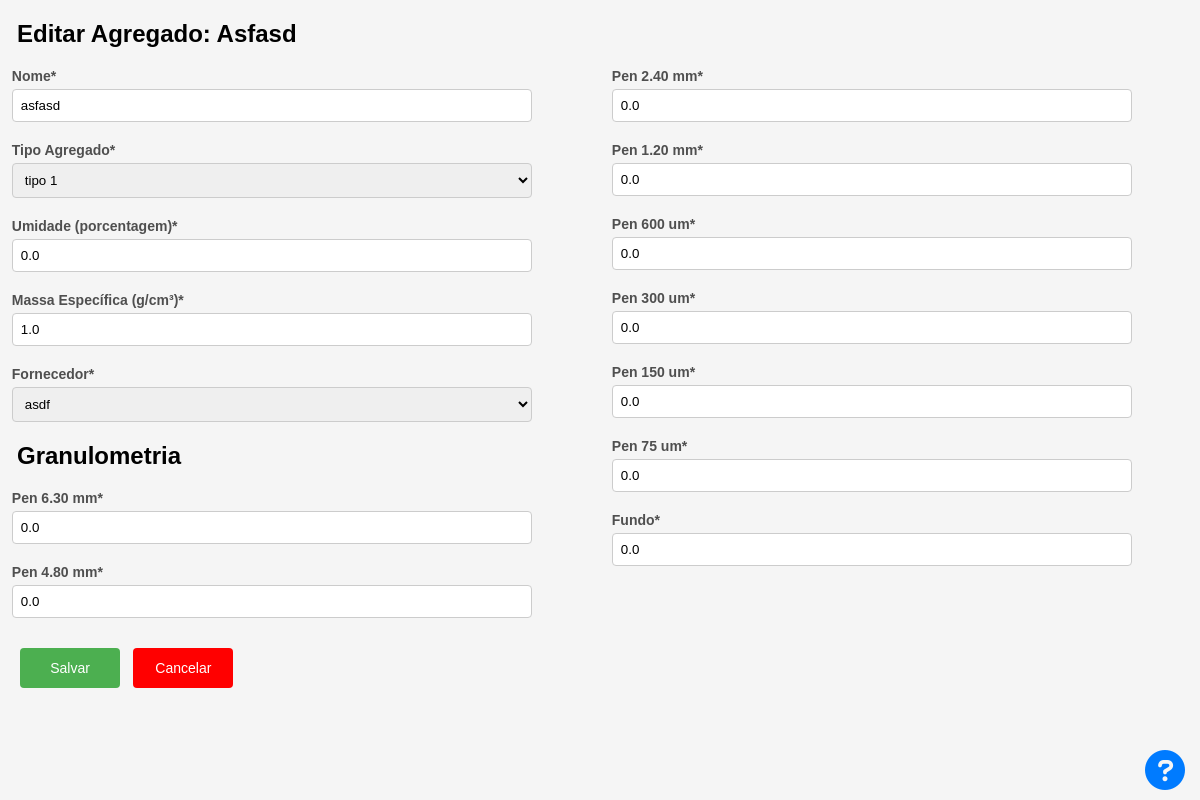
The app's page /editar_agregado/1/ (signed in) with its own data.
### usuarios/models.py (models this page shows, shortened)
class Agregado(models.Model):
    nome = models.CharField(max_length=40, unique=True)
    pen_6_30_mm = models.FloatField()
    pen_4_80_mm = models.FloatField()
    pen_2_40_mm = models.FloatField()
    pen_1_20_mm = models.FloatField()
    pen_600_um = models.FloatField()
    pen_300_um = models.FloatField()
    pen_150_um = models.FloatField()
    pen_75_um = models.FloatField()
    fundo = models.FloatField()
    umidade = models.FloatField()
    massa_especifica = models.FloatField()
    is_deleted = models.BooleanField(default=False)
    num_modificacao = models.IntegerField(default=0)
    data_cadastro = models.DateTimeField(default=timezone.now)
    fk_usuario_id = models.IntegerField(null=False)
    fk_fornecedor_id = models.ForeignKey(Fornecedor, on_delete=models.CASCADE)
    fk_tipo_agregado_id = models.ForeignKey(TipoAgregado, on_delete=models.CASCADE)
    class Meta:
        db_table = "agregado"

### usuarios/decorators.py (the view)
        def wrapper_func(request, *args, **kwargs):
            group = None
            if request.user.groups.exists():
                group = request.user.groups.all()[0].name
            if group in allowed_roles:
                return view_func(request, *args, **kwargs)
            else:
                return HttpResponseRedirect(reverse('error_page'))

### usuarios/forms.py (shortened to what this page needs)
class AgregadoForms(forms.ModelForm):
    class Meta:
        model = Agregado
        fields = ['fk_tipo_agregado_id', 'nome', 'pen_6_30_mm', 'pen_4_80_mm', 'pen_2_40_mm', 'pen_1_20_mm', 'pen_600_um', 'pen_300_um', 'pen_150_um', 'pen_75_um', 'fundo', 'umidade', 'massa_especifica', 'fk_fornecedor_id']
    def __init__(self, *args, **kwargs):
        super().__init__(*args, **kwargs)
        self.fields['fk_tipo_agregado_id'].queryset = TipoAgregado.objects.all()
        self.fields['fk_fornecedor_id'].queryset = Fornecedor.objects.all()

### usuarios/models.py (called while the page is built)
    def __str__(self):
        return self.nome

    def __str__(self):
        return self.nome

### usuarios/scripts.py (called while the page is built)
def get_user_group(request):
    return request.user.groups.all()[0].name

### usuarios/views.py (called while the page is built)
@login_required
@allowed_users(allowed_roles=['Administrador', 'Editor'])
def editar_agregado(request, pk):
    agregado = get_object_or_404(Agregado, id=pk)
    if request.method == 'POST':
        if "cancel" in request.POST:
            return redirect('agregados')
        form = AgregadoForms(request.POST, instance=agregado)
        if form.is_valid():
            agregado = form.save(commit=False)
            agregado.fk_usuario_id = request.user.id
            agregado.save()
            return redirect('agregados')
    else:
        form = AgregadoForms(instance=agregado)
    context = {
        'form': form,
        'agregado': agregado,
        'user_group': get_user_group(request)
    }
    return render(request, 'agregado/editar.html', context)

### usuarios/templates/agregado/editar.html (shortened to what this page needs)
{% extends 'base.html' %}
{% load static %}
{% block content %}
<html lang="pt-br">
<head>
    <link rel="stylesheet" href="{% static 'css/cadastro_agregado.css' %}">
</head>
<h1>Editar Agregado: {{ agregado.nome }}</h1>
<form method="post">
    <div class="form-columns">
    <div class="form-column">
        <div class="field">
            <label for="{{ form.nome.id_for_label }}">Nome<span class="required-label">*</span></label>
            {{ form.nome }}
        </div>
        <div class="field">
            <label for="{{ form.fk_tipo_agregado_id.id_for_label }}">Tipo Agregado<span class="required-label">*</span></label>
            {{ form.fk_tipo_agregado_id }}
        </div>
        <div class="field">
            <label for="{{ form.umidade.id_for_label }}">Umidade (porcentagem)<span class="required-label">*</span></label>
            {{ form.umidade }}
        </div>
        <div class="field">
            <label for="{{ form.massa_especifica.id_for_label }}">Massa Específica (g/cm³)<span class="required-label">*</span></label>
            {{ form.massa_especifica }}
        </div>
        <div class="field">
           <label for="{{ form.fk_fornecedor_id.id_for_label }}">Fornecedor<span class="required-label">*</span></label>
            {{ form.fk_fornecedor_id }}
        </div>
        <h1>Granulometria</h1>
        <div class="field">
            <label for="{{ form.pen_6_30_mm.id_for_label }}">Pen 6.30 mm<span class="required-label">*</span></label>
            {{ form.pen_6_30_mm }}
        </div>
        <div class="field">
            <label for="{{ form.pen_4_80_mm.id_for_label }}">Pen 4.80 mm<span class="required-label">*</span></label>
            {{ form.pen_4_80_mm }}
        </div>
    </div>
    <div class="form-column">
        <div class="field">
            <label for="{{ form.pen_2_40_mm.id_for_label }}">Pen 2.40 mm<span class="required-label">*</span></label>
            {{ form.pen_2_40_mm }}
        </div>
        <div class="field">
            <label for="{{ form.pen_1_20_mm.id_for_label }}">Pen 1.20 mm<span class="required-label">*</span></label>
            {{ form.pen_1_20_mm }}
        </div>
        <div class="field">
            <label for="{{ form.pen_600_um.id_for_label }}">Pen 600 um<span class="required-label">*</span></label>
            {{ form.pen_600_um }}
        </div>
        <div class="field">
            <label for="{{ form.pen_300_um.id_for_label }}">Pen 300 um<span class="required-label">*</span></label>
            {{ form.pen_300_um }}
        </div>
        <div class="field">
            <label for="{{ form.pen_150_um.id_for_label }}">Pen 150 um<span class="required-label">*</span></label>
            {{ form.pen_150_um }}
        </div>
        <div class="field">
            <label for="{{ form.pen_75_um.id_for_label }}">Pen 75 um<span class="required-label">*</span></label>
            {{ form.pen_75_um }}
        </div>
        <div class="field">
            <label for="{{ form.fundo.id_for_label }}">Fundo<span class="required-label">*</span></label>
            {{ form.fundo }}
        </div>
        </div>
    </div>
    {% include "utils/salvar_cancelar_botoes.html" %}
    {% with duvidas_link='https://calconc.readthedocs.io/pt/latest/files/agregado/editar.html' %}
                    {% include "utils/duvidas.html" %}
    {% endwith %}
    </form>
{% endblock %}

### usuarios/static/css/cadastro_agregado.css (style rules this page uses)
* { margin: 0; padding: 0; color: inherit; }
body { font-family: arial, helvetica, sans-serif; font-size: 12px; background: #F5F5F5; }
h1 { margin-left:17px; margin-top: 20px; text-transform: capitalize; margin-bottom: 20px; font-size: 24px; }
.form-columns { display: flex; justify-content: space-between; }
.form-column { flex: 1; margin-right: 10px; }
.field { margin-left: 2%; margin-bottom: 20px; }
.field label { color: #4F4F4F; font-size: 14px; margin-bottom: 5px; display: block; font-weight: bold; }
.field input, .field select { width: 90%; padding: 8px; border: 1px solid #ccc; border-radius: 4px; }

### records on screen
Agregado: nome "Asfasd", nome "asfasd", fk_tipo_agregado_id "tipo 1", umidade "0.0", massa_especifica "1.0", fk_fornecedor_id "asdf", pen_6_30_mm "0.0", pen_4_80_mm "0.0", pen_2_40_mm "0.0", pen_1_20_mm "0.0", pen_600_um "0.0", pen_300_um "0.0", pen_150_um "0.0", pen_75_um "0.0", fundo "0.0"
